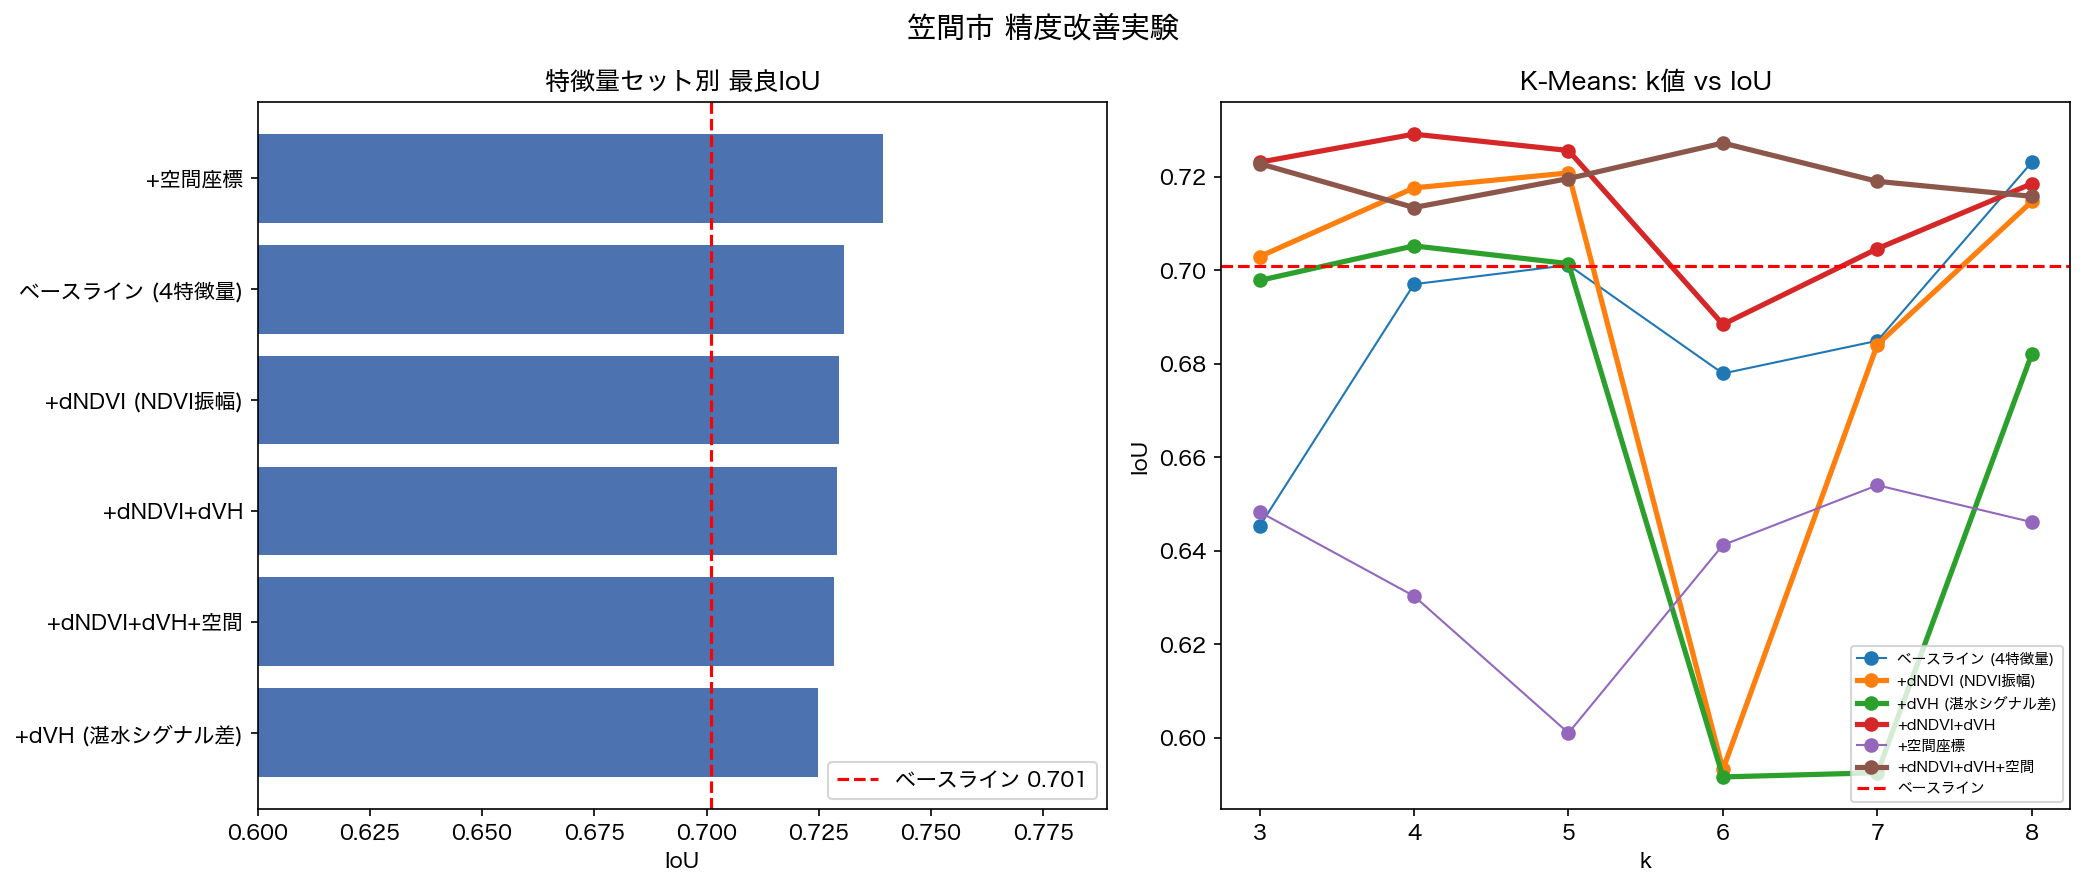

Recreate this plot in Python.
"""
笠間市 水田スクリーニング精度改善実験
ベースライン IoU 70.1% からの改善を複数手法で検証
"""
import numpy as np
import pandas as pd
import matplotlib
matplotlib.rcParams["font.family"] = "Hiragino Sans"
import matplotlib.pyplot as plt
from sklearn.cluster import KMeans, AgglomerativeClustering
from sklearn.mixture import GaussianMixture
from sklearn.preprocessing import StandardScaler
from sklearn.metrics import accuracy_score, confusion_matrix

DATA_PATH = "/Users/nagatomotaito/Documents/rice_research/kasama_features.csv"
BASE_FEATURES = ["VH_min", "NDVI_grow", "VH_winter", "NDVI_flood"]
LABEL_COL = "mode"
RICE_CLASS = 3
RANDOM_STATE = 42


# =========================================================
# データ読み込み・前処理
# =========================================================
df = pd.read_csv(DATA_PATH).dropna(subset=BASE_FEATURES + [LABEL_COL])
y_true = (df[LABEL_COL].values == RICE_CLASS).astype(int)
print(f"サンプル数: {len(df):,}  水田比率: {y_true.mean():.3f}")


# =========================================================
# 評価関数
# =========================================================
def iou(y_true, y_pred):
    tp = np.sum((y_true == 1) & (y_pred == 1))
    fp = np.sum((y_true == 0) & (y_pred == 1))
    fn = np.sum((y_true == 1) & (y_pred == 0))
    union = tp + fp + fn
    return float(tp / union) if union > 0 else 0.0

def evaluate(y_true, labels, k, method="multi_threshold"):
    """クラスタラベルから最適な水田判定を行い評価指標を返す"""
    rice_ratio = np.array([
        y_true[labels == c].mean() if (labels == c).any() else 0.0
        for c in range(k)
    ])
    if method == "best_single":
        # 最も水田比率が高い1クラスタのみ
        best = int(np.argmax(rice_ratio))
        y_pred = (labels == best).astype(int)
    else:
        # 水田比率 > 0.5 のクラスタを全て水田とする
        rice_clusters = set(np.where(rice_ratio > 0.5)[0])
        if not rice_clusters:
            rice_clusters = {int(np.argmax(rice_ratio))}
        y_pred = np.isin(labels, list(rice_clusters)).astype(int)

    acc = accuracy_score(y_true, y_pred)
    i = iou(y_true, y_pred)
    return acc, i, y_pred


# =========================================================
# 特徴量セットの定義
# =========================================================
df["dNDVI"] = df["NDVI_grow"] - df["NDVI_flood"]      # 生育期-湛水期 NDVI差
df["dVH"]   = df["VH_min"] - df["VH_winter"]           # 湛水時-冬期 VH差
df["lat_n"] = df["point_lat"]                           # 緯度（地形プロキシ）
df["lng_n"] = df["point_lng"]                           # 経度

FEATURE_SETS = {
    "ベースライン (4特徴量)":
        ["VH_min", "NDVI_grow", "VH_winter", "NDVI_flood"],
    "+dNDVI (NDVI振幅)":
        ["VH_min", "NDVI_grow", "VH_winter", "NDVI_flood", "dNDVI"],
    "+dVH (湛水シグナル差)":
        ["VH_min", "NDVI_grow", "VH_winter", "NDVI_flood", "dVH"],
    "+dNDVI+dVH":
        ["VH_min", "NDVI_grow", "VH_winter", "NDVI_flood", "dNDVI", "dVH"],
    "+空間座標":
        ["VH_min", "NDVI_grow", "VH_winter", "NDVI_flood", "lat_n", "lng_n"],
    "+dNDVI+dVH+空間":
        ["VH_min", "NDVI_grow", "VH_winter", "NDVI_flood", "dNDVI", "dVH", "lat_n", "lng_n"],
}


# =========================================================
# 実験1: 特徴量 × K値 × アルゴリズム の組み合わせ
# =========================================================
results = []

for feat_name, features in FEATURE_SETS.items():
    X = df[features].values
    scaler = StandardScaler()
    X_s = scaler.fit_transform(X)

    # K-Means (k=3〜8)
    for k in range(3, 9):
        km = KMeans(n_clusters=k, random_state=RANDOM_STATE, n_init=10)
        labels = km.fit_predict(X_s)
        for method in ["best_single", "multi_threshold"]:
            acc, i, _ = evaluate(y_true, labels, k, method)
            results.append({
                "特徴量セット": feat_name,
                "アルゴリズム": f"K-Means(k={k})",
                "判定方式": method,
                "Accuracy": round(acc, 4),
                "IoU": round(i, 4),
            })

    # GMM (k=3〜6)
    for k in range(3, 7):
        gmm = GaussianMixture(n_components=k, random_state=RANDOM_STATE, n_init=3)
        labels = gmm.fit_predict(X_s)
        for method in ["best_single", "multi_threshold"]:
            acc, i, _ = evaluate(y_true, labels, k, method)
            results.append({
                "特徴量セット": feat_name,
                "アルゴリズム": f"GMM(k={k})",
                "判定方式": method,
                "Accuracy": round(acc, 4),
                "IoU": round(i, 4),
            })

    # 階層クラスタリング (k=4,5)
    for k in [4, 5]:
        ag = AgglomerativeClustering(n_clusters=k)
        labels = ag.fit_predict(X_s)
        for method in ["best_single", "multi_threshold"]:
            acc, i, _ = evaluate(y_true, labels, k, method)
            results.append({
                "特徴量セット": feat_name,
                "アルゴリズム": f"Agglomerative(k={k})",
                "判定方式": method,
                "Accuracy": round(acc, 4),
                "IoU": round(i, 4),
            })

df_res = pd.DataFrame(results)


# =========================================================
# 結果の整理・表示
# =========================================================
BASELINE_IOU = 0.701

print("\n" + "="*65)
print("【IoU上位10件】")
print("="*65)
top10 = df_res.sort_values("IoU", ascending=False).head(10)
print(top10[["特徴量セット","アルゴリズム","判定方式","Accuracy","IoU"]].to_string(index=False))

print("\n" + "="*65)
print("【特徴量セット別 最良IoU】")
print("="*65)
best_per_feat = df_res.groupby("特徴量セット")["IoU"].max().sort_values(ascending=False)
for feat, val in best_per_feat.items():
    delta = val - BASELINE_IOU
    mark = "↑" if delta > 0.001 else ("↓" if delta < -0.001 else "→")
    print(f"  {mark} {val:.4f} ({delta:+.4f})  {feat}")


# =========================================================
# ベスト手法の詳細評価
# =========================================================
best_row = df_res.loc[df_res["IoU"].idxmax()]
print(f"\n{'='*65}")
print(f"【ベスト手法】")
print(f"  特徴量セット : {best_row['特徴量セット']}")
print(f"  アルゴリズム : {best_row['アルゴリズム']}")
print(f"  判定方式     : {best_row['判定方式']}")
print(f"  Accuracy     : {best_row['Accuracy']:.4f}")
print(f"  IoU          : {best_row['IoU']:.4f}  (ベースライン比 {best_row['IoU']-BASELINE_IOU:+.4f})")


# =========================================================
# 可視化: 特徴量セット別 IoU 比較棒グラフ
# =========================================================
fig, axes = plt.subplots(1, 2, figsize=(14, 6))
fig.suptitle("笠間市 精度改善実験", fontsize=14)

# (1) 特徴量セット別最良IoU
feat_best = df_res.groupby("特徴量セット")["IoU"].max().sort_values()
colors = ["#4C72B0" if v > BASELINE_IOU else "#DD8452" for v in feat_best.values]
axes[0].barh(feat_best.index, feat_best.values, color=colors)
axes[0].axvline(BASELINE_IOU, color="red", linestyle="--", label=f"ベースライン {BASELINE_IOU}")
axes[0].set_xlabel("IoU")
axes[0].set_title("特徴量セット別 最良IoU")
axes[0].legend()
axes[0].set_xlim(0.6, min(1.0, feat_best.max()+0.05))

# (2) K-Means k値別 IoU (各特徴量セット)
ax2 = axes[1]
k_vals = list(range(3, 9))
for feat_name in FEATURE_SETS.keys():
    iou_per_k = []
    for k in k_vals:
        sub = df_res[
            (df_res["特徴量セット"] == feat_name) &
            (df_res["アルゴリズム"] == f"K-Means(k={k})")
        ]["IoU"].max()
        iou_per_k.append(sub)
    lw = 2.5 if "dNDVI" in feat_name or "dVH" in feat_name else 1
    ax2.plot(k_vals, iou_per_k, marker="o", linewidth=lw, label=feat_name)

ax2.axhline(BASELINE_IOU, color="red", linestyle="--", label=f"ベースライン")
ax2.set_xlabel("k")
ax2.set_ylabel("IoU")
ax2.set_title("K-Means: k値 vs IoU")
ax2.legend(fontsize=7, loc="lower right")
ax2.set_xticks(k_vals)

plt.tight_layout()
out = "/Users/nagatomotaito/Documents/rice_research/kasama_improvement.png"
plt.savefig(out, dpi=150, bbox_inches="tight")
print(f"\n図を保存: {out}")
plt.show()
